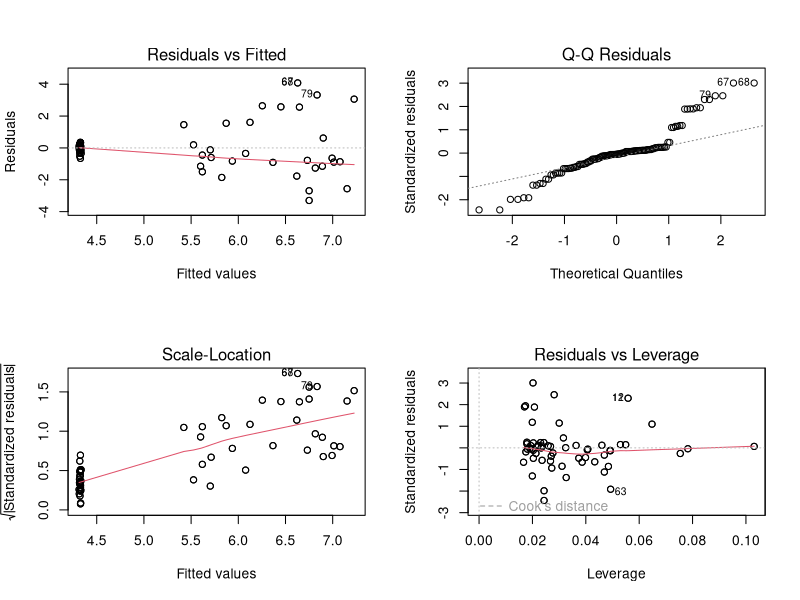
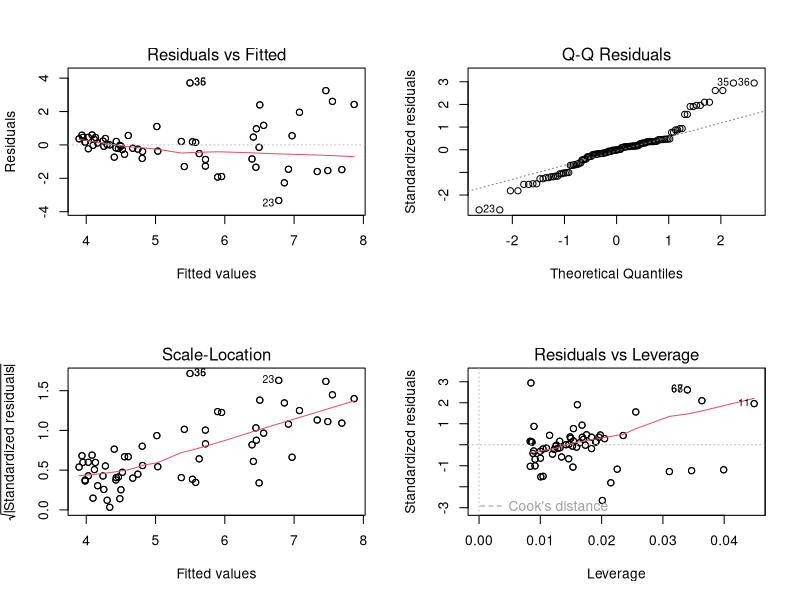
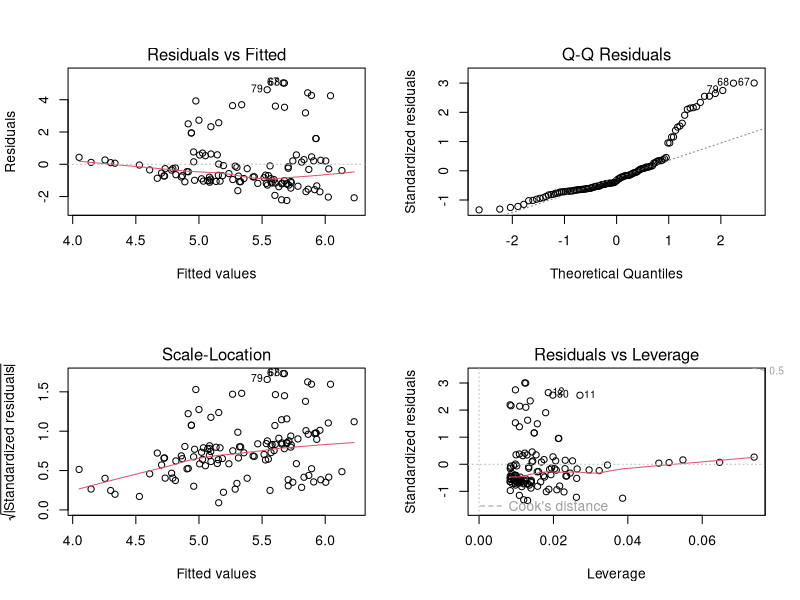
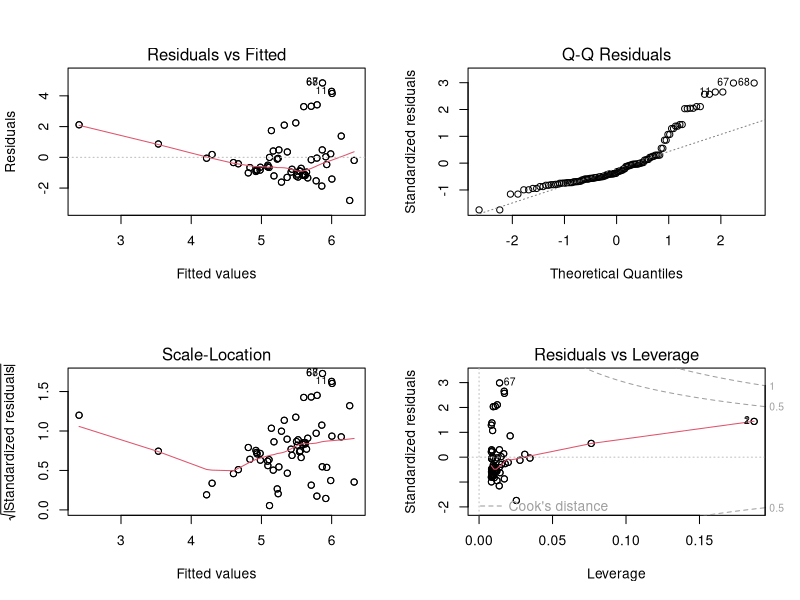
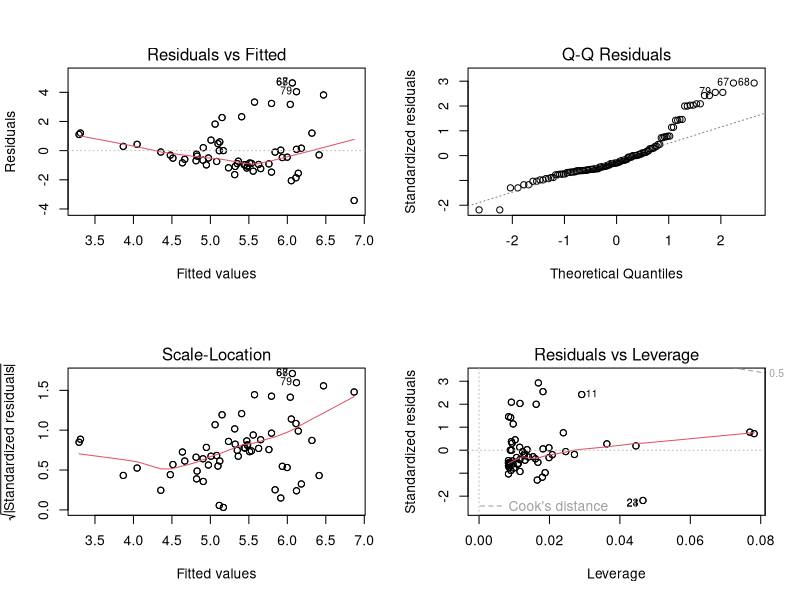
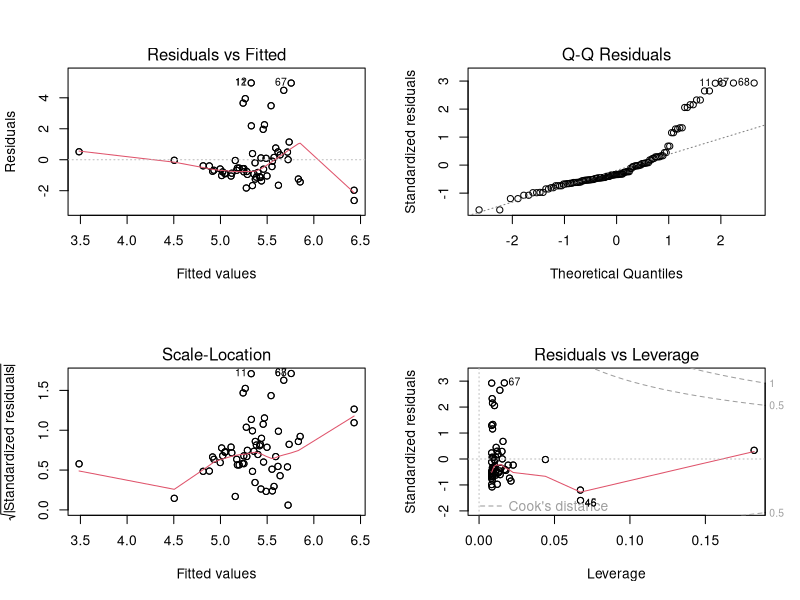
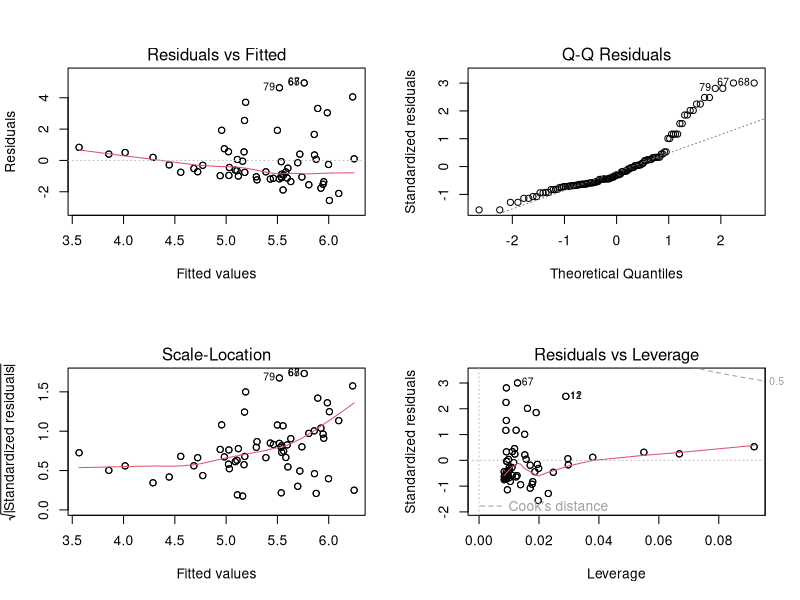
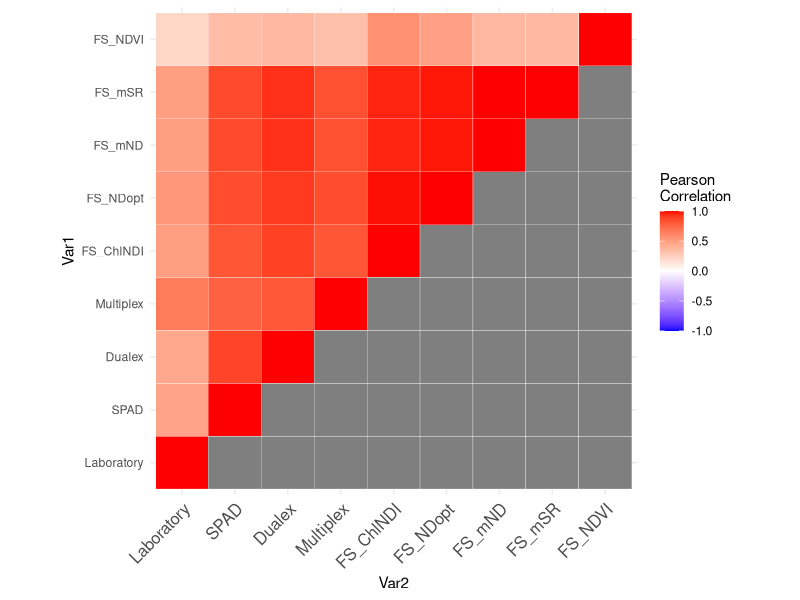

R code for these plots, in order:
library(tidyverse)
library(readxl)
library(gridExtra)
library(ggpubr)
library(reshape2)
library(lme4)

maize <- read_excel("Maize dataset.xlsx")

#1. checking for normal distribution
#1.1 without treatment differentiation
spad.model <- lm(FM_Rest_Ernteblatt ~ SPAD*Blattalter, data = maize)
lab.model <- lm(FM_Rest_Ernteblatt ~ Chl_Labor, data = maize)
dualex.model <- lm(FM_Rest_Ernteblatt ~ Chl, data = maize)
multi.model1 <- lm(FM_Rest_Ernteblatt ~ SFR_R, data = maize)
multi.model2 <- lm(FM_Rest_Ernteblatt ~ SFR_G, data = maize)
field.model1 <- lm(FM_Rest_Ernteblatt ~ NDWI, data = maize)
field.model2 <- lm(FM_Rest_Ernteblatt ~ ChlNDI, data = maize)

par(mfrow = c(2, 2))
plot(spad.model)
plot(lab.model)
plot(dualex.model)
plot(multi.model1)
plot(multi.model2)
plot(field.model1)
plot(field.model2)
par(mfrow = c(1, 1))

shapiro.test(maize$FM_Rest_Ernteblatt)
shapiro.test(maize$Pflanzenhoehe)
shapiro.test(maize$SPAD)
shapiro.test(maize$Chl_Labor)
shapiro.test(maize$Chl)
shapiro.test(maize$SFR_R)
shapiro.test(maize$SFR_G)
shapiro.test(maize$NDWI)
shapiro.test(maize$ChlNDI)

#plotting the correlation matrix (whole dataset)
cor.df <- select(maize, Chl_Labor, SPAD, DX_Chl_MW, SFR_R, ChlNDI, NDopt, mND, mSR, NDVI)

names(cor.df)[names(cor.df) == "Chl_Labor"] <- "Laboratory"
names(cor.df)[names(cor.df) == "DX_Chl_MW"] <- "Dualex"
names(cor.df)[names(cor.df) == "SFR_R"] <- "Multiplex"
names(cor.df)[names(cor.df) == "ChlNDI"] <- "FS_ChlNDI"
names(cor.df)[names(cor.df) == "NDopt"] <- "FS_NDopt"
names(cor.df)[names(cor.df) == "mND"] <- "FS_mND"
names(cor.df)[names(cor.df) == "mSR"] <- "FS_mSR"
names(cor.df)[names(cor.df) == "NDVI"] <- "FS_NDVI"


cormat <- round(cor(cor.df, method = "spearman"),2)

get_lower_tri<-function(cormat){
  cormat[upper.tri(cormat)] <- NA
  return(cormat)
}

get_upper_tri <- function(cormat){
  cormat[lower.tri(cormat)]<- NA
  return(cormat)
}

lt <- get_lower_tri(cormat)
lt

lt <- melt(lt)

ggplot(lt, aes(Var2, Var1, fill = value))+
  geom_tile(color = "white")+
  scale_fill_gradient2(low = "blue", high = "red", mid = "white", 
                       midpoint = 0, limit = c(-1,1), space = "Lab", 
                       name="Pearson\nCorrelation") +
  theme_minimal()+ 
  theme(axis.text.x = element_text(angle = 45, vjust = 1, 
                                   size = 12, hjust = 1))+
  coord_fixed()

upper_tri <- get_upper_tri(cormat)

melted_cormat <- melt(upper_tri, na.rm = TRUE)

ggheatmap <- ggplot(melted_cormat, aes(Var2, Var1, fill = value))+
  geom_tile(color = "white")+
  scale_fill_gradient2(low = "blue", high = "red", mid = "white", 
                       midpoint = 0, limit = c(-1,1), space = "Lab", 
                       name="Spearman\nCorrelation") +
  theme_minimal() +
  theme(axis.text.x = element_text(angle = 45, vjust = 1, 
                                   size = 12, hjust = 1)) +
  ggtitle("Correlation Matrix") +
  coord_fixed()

ggheatmap + 
  geom_text(aes(Var2, Var1, label = value), color = "black", size = 4) +
  theme(
    axis.title.x = element_blank(),
    axis.title.y = element_blank(),
    panel.grid.major = element_blank(),
    panel.border = element_blank(),
    panel.background = element_blank(),
    axis.ticks = element_blank(),
    legend.justification = c(1, 0),
    legend.position = c(0.6, 0.7),
    plot.title = element_text(hjust = 0.5),
    legend.direction = "horizontal")+
  guides(fill = guide_colorbar(barwidth = 7, barheight = 1,
                               title.position = "top", title.hjust = 0.5))


#correlation scatterplots without leave age differentiation
#SPAD
e <- ggplot(maize, aes(x = SPAD, y = Chl_Labor, color = Treatment)) +
  geom_point() + 
  geom_smooth(method = lm) +
  ggtitle("SPAD") +
  theme_bw()

f <- ggplot(maize, aes(x = Chl, y = Chl_Labor, color = Treatment)) +
  geom_point() + 
  geom_smooth(method = lm) + 
  ggtitle("Dualex") +
  theme_bw()

g <- ggplot(maize, aes(x = SFR_R, y = Chl_Labor, color = Treatment)) +
  geom_point() + 
  geom_smooth(method = lm) + 
  ggtitle("Multiplex") +
  theme_bw()

h <- ggplot(maize, aes(x = ChlNDI, y = Chl_Labor, color = Treatment)) +
  geom_point() + 
  geom_smooth(method = lm) + 
  ggtitle("Fieldspec") +
  theme_bw()

ggarrange(e, f, g, h, ncol = 2, nrow = 2, common.legend = TRUE, legend = "bottom")


#correlation scatterplots with leave age differentiation
e <- ggplot(maize, aes(x = SPAD, y = Chl_Labor, color = Treatment, shape = Blattalter)) +
  geom_point() + 
  geom_smooth(method = lm) +
  ggtitle("SPAD") +
  theme_bw()

f <- ggplot(maize, aes(x = Chl, y = Chl_Labor, color = Treatment, shape = Blattalter)) +
  geom_point() + 
  geom_smooth(method = lm) + 
  ggtitle("Dualex") +
  theme_bw()

g <- ggplot(maize, aes(x = SFR_R, y = Chl_Labor, color = Treatment, shape = Blattalter)) +
  geom_point() + 
  geom_smooth(method = lm) + 
  ggtitle("Multiplex") +
  theme_bw()

h <- ggplot(maize, aes(x = ChlNDI, y = Chl_Labor, color = Treatment, shape = Blattalter)) +
  geom_point() + 
  geom_smooth(method = lm) + 
  ggtitle("Fieldspec") +
  theme_bw()

ggarrange(e, f, g, h, ncol = 2, nrow = 2, common.legend = TRUE, legend = "bottom")

#scatterplot without geom_smooth
i <- ggplot(maize, aes(x = SPAD, y = Chl_Labor, color = Treatment, shape = Blattalter)) +
  geom_point() + 
  ggtitle("SPAD") +
  theme_bw()

j <- ggplot(maize, aes(x = Chl, y = Chl_Labor, color = Treatment, shape = Blattalter)) +
  geom_point() + 
  ggtitle("Dualex") +
  theme_bw()

k <- ggplot(maize, aes(x = SFR_R, y = Chl_Labor, color = Treatment, shape = Blattalter)) +
  geom_point() + 
  ggtitle("Multiplex") +
  theme_bw()

l <- ggplot(maize, aes(x = ChlNDI, y = Chl_Labor, color = Treatment, shape = Blattalter)) +
  geom_point() + 
  ggtitle("Fieldspec") +
  theme_bw()

ggarrange(i, j, k, l, ncol = 2, nrow = 2, common.legend = TRUE, legend = "bottom")

#morphological plots
height <- maize[!duplicated(maize$Pflanzennummer), ]

q <- ggplot(height, aes(x = Treatment, y = Pflanzenhoehe, fill = Treatment)) +
  geom_boxplot(show.legend = FALSE) +
  ggtitle("A") +
  ylab("Plant height [cm]") +
  geom_jitter(position = position_jitter(0.2), show.legend = FALSE) +
  theme_bw() 
q


#leafe density
dens <- maize[!duplicated(maize$Blattdichte), ]

w <- ggplot(dens, aes(x = Treatment, y = Blattdichte, fill = Blattalter)) +
  geom_boxplot(show.legend = TRUE) +
  ggtitle("B") +
  ylab("Leafe density [g/m^3 ?]") +
  geom_jitter(position = position_jitter(0.2), show.legend = FALSE) +
  theme_bw() 
w

w <- ggplot(dens, aes(x = Treatment, y = Blattdichte, fill = Treatment)) +
  geom_boxplot(show.legend = FALSE) +
  ggtitle("B") +
  ylab("Leafe density [g/m^3 ?]") +
  geom_jitter(position = position_jitter(0.2), show.legend = FALSE) +
  theme_bw() 
w

#dry matter
tm <- slice(height, 10:30)
tm <- transform(tm, TM_Ganze_Pflanze = as.numeric(TM_Ganze_Pflanze))

e <- ggplot(tm, aes(x = Treatment, y = TM_Ganze_Pflanze, fill = Treatment)) +
  geom_boxplot(show.legend = FALSE) +
  ggtitle("C") +
  ylab("Dry Matter Content") +
  geom_jitter(position = position_jitter(0.2), show.legend = FALSE) +
  theme_bw() 
e

#chlorophyll lab
r <- ggplot(dens, aes(x = Treatment, y = Chl_Labor, fill = Treatment)) +
  geom_boxplot(show.legend = FALSE) +
  ggtitle("C") +
  ylab("Chlorophyll Content [??]") +
  geom_jitter(position = position_jitter(0.2), show.legend = FALSE) +
  theme_bw() 
r

ggarrange(q, w, e, r)

#field spec clor a and b + lab clor a and b
m <- ggplot(maize, aes(x = PSSRa, y = Chl_a_nmol_g_EW, color = Treatment, shape = Blattalter)) +
  geom_point() + 
  geom_smooth(method = lm) +
  ggtitle("Chl a") + 
  theme_bw()

n <- ggplot(maize, aes(x = PSSRb, y = Chl_b_nmol_g_EW, color = Treatment, shape = Blattalter)) +
  geom_point() + 
  geom_smooth(method = lm) +
  ggtitle("Chl b") + 
  theme_bw()

ggarrange(m, n, ncol = 2, nrow = 1, common.legend = TRUE, legend = "bottom")


o <- ggscatter(maize, x = "PSSRa", y = "Chl_a_nmol_g_EW", 
               add = "reg.line",                        
               conf.int = TRUE, cor.method = "spearman", cor.coef = TRUE,                       
               color = "Treatment", palette = "jco", title = "Chl a",          
               shape = "Treatment")


p <- ggscatter(maize, x = "PSSRb", y = "Chl_b_nmol_g_EW", 
               add = "reg.line",                        
               conf.int = TRUE, cor.method = "spearman", cor.coef = TRUE,                       
               color = "Treatment", palette = "jco", title =  "Chl b",          
               shape = "Treatment")

ggarrange(o, p, ncol = 2, nrow = 1, common.legend = TRUE, legend = "bottom")



########
#stuff we probably wont need anymore
#1.2 with treatment differentiation
mangel <- filter(maize, Treatment == "Nährstoffmangel")
trocken <- filter(maize, Treatment == "Trockenstress")
kontr <- filter(maize, Treatment == "Kontrolle")

#mangel
spad.model <- lm(FM_Rest_Ernteblatt ~ SPAD, data = mangel)
lab.model <- lm(FM_Rest_Ernteblatt ~ Chl_Labor, data = mangel)
dualex.model <- lm(FM_Rest_Ernteblatt ~ Chl, data = mangel)
multi.model1 <- lm(FM_Rest_Ernteblatt ~ SFR_R, data = mangel)
multi.model2 <- lm(FM_Rest_Ernteblatt ~ SFR_G, data = mangel)
field.model1 <- lm(FM_Rest_Ernteblatt ~ NDWI, data = mangel)
field.model2 <- lm(FM_Rest_Ernteblatt ~ ChlNDI, data = mangel)

par(mfrow = c(2, 2))
plot(spad.model)
plot(lab.model)
plot(dualex.model)
plot(multi.model1)
plot(multi.model2)
plot(field.model1)
plot(field.model2)
par(mfrow = c(1, 1))

shapiro.test(mangel$FM_Rest_Ernteblatt)
shapiro.test(mangel$Pflanzenhoehe)
shapiro.test(mangel$SPAD)
shapiro.test(mangel$Chl_Labor)
shapiro.test(mangel$Chl)
shapiro.test(mangel$SFR_R)
shapiro.test(mangel$SFR_G)
shapiro.test(mangel$NDWI)
shapiro.test(mangel$ChlNDI)

#trocken
spad.model <- lm(FM_Rest_Ernteblatt ~ SPAD, data = trocken)
lab.model <- lm(FM_Rest_Ernteblatt ~ Chl_Labor, data = trocken)
dualex.model <- lm(FM_Rest_Ernteblatt ~ Chl, data = trocken)
multi.model1 <- lm(FM_Rest_Ernteblatt ~ SFR_R, data = trocken)
multi.model2 <- lm(FM_Rest_Ernteblatt ~ SFR_G, data = trocken)
field.model1 <- lm(FM_Rest_Ernteblatt ~ NDWI, data = trocken)
field.model2 <- lm(FM_Rest_Ernteblatt ~ ChlNDI, data = trocken)

par(mfrow = c(2, 2))
plot(spad.model)
plot(lab.model)
plot(dualex.model)
plot(multi.model1)
plot(multi.model2)
plot(field.model1)
plot(field.model2)
par(mfrow = c(1, 1))

shapiro.test(trocken$FM_Rest_Ernteblatt)
shapiro.test(trocken$Pflanzenhoehe)
shapiro.test(trocken$SPAD)
shapiro.test(trocken$Chl_Labor)
shapiro.test(trocken$Chl)
shapiro.test(trocken$SFR_R)
shapiro.test(trocken$SFR_G)
shapiro.test(trocken$NDWI)
shapiro.test(trocken$ChlNDI)

#kontrolle
spad.model <- lm(FM_Rest_Ernteblatt ~ SPAD, data = kontr)
lab.model <- lm(FM_Rest_Ernteblatt ~ Chl_Labor, data = kontr)
dualex.model <- lm(FM_Rest_Ernteblatt ~ Chl, data = kontr)
multi.model1 <- lm(FM_Rest_Ernteblatt ~ SFR_R, data = kontr)
multi.model2 <- lm(FM_Rest_Ernteblatt ~ SFR_G, data = kontr)
field.model1 <- lm(FM_Rest_Ernteblatt ~ NDWI, data = kontr)
field.model2 <- lm(FM_Rest_Ernteblatt ~ ChlNDI, data = kontr)

par(mfrow = c(2, 2))
plot(spad.model)
plot(lab.model)
plot(dualex.model)
plot(multi.model1)
plot(multi.model2)
plot(field.model1)
plot(field.model2)
par(mfrow = c(1, 1))

shapiro.test(kontr$FM_Rest_Ernteblatt)
shapiro.test(kontr$Pflanzenhoehe)
shapiro.test(kontr$SPAD)
shapiro.test(kontr$Chl_Labor)
shapiro.test(kontr$Chl)
shapiro.test(kontr$SFR_R)
shapiro.test(kontr$SFR_G)
shapiro.test(kontr$NDWI)
shapiro.test(kontr$ChlNDI)

#2.2 with treatment differentiation 
#mangel
cor.df <- select(mangel, Chl_Labor, SPAD, Chl, SFR_R, ChlNDI)

cormat <- round(cor(cor.df),2)

lt <- get_upper_tri(cormat)
lt

lt <- melt(lt, na.rm = TRUE)

ggheatmap <- ggplot(lt, aes(Var2, Var1, fill = value))+
  geom_tile(color = "white")+
  scale_fill_gradient2(low = "blue", high = "red", mid = "white", 
                       midpoint = 0, limit = c(-1,1), space = "Lab", 
                       name="Pearson\nCorrelation") +
  theme_minimal()+ 
  theme(axis.text.x = element_text(angle = 45, vjust = 1, 
                                   size = 12, hjust = 1)) +
  ggtitle("Mangel") +
  coord_fixed()

ggheatmap + 
  geom_text(aes(Var2, Var1, label = value), color = "black", size = 4) +
  theme(
    axis.title.x = element_blank(),
    axis.title.y = element_blank(),
    panel.grid.major = element_blank(),
    panel.border = element_blank(),
    panel.background = element_blank(),
    axis.ticks = element_blank(),
    legend.justification = c(1, 0),
    legend.position = c(0.6, 0.7),
    legend.direction = "horizontal")+
  guides(fill = guide_colorbar(barwidth = 7, barheight = 1,
                               title.position = "top", title.hjust = 0.5))

#spad
a <- ggscatter(mangel, x = "SPAD", y = "Chl_Labor", 
          add = "reg.line",                        
          conf.int = TRUE, cor.method = "pearson", cor.coef = TRUE,                       
          color = "Treatment", palette = "jco", title = "SPAD",          
          shape = "Treatment")

#dualex
b <- ggscatter(mangel, x = "Chl", y = "Chl_Labor", 
          add = "reg.line",                        
          conf.int = TRUE, cor.method = "pearson", cor.coef = TRUE,                       
          color = "Treatment", palette = "jco", title =  "Dualex",          
          shape = "Treatment")

#multiplex
c <- ggscatter(mangel, x = "SFR_R", y = "Chl_Labor", 
          add = "reg.line",                        
          conf.int = TRUE, cor.method = "pearson", cor.coef = TRUE,                       
          color = "Treatment", palette = "jco", title = "Multiplex",          
          shape = "Treatment")

#fieldspec
d <- ggscatter(mangel, x = "ChlNDI", y = "Chl_Labor", 
          add = "reg.line",                        
          conf.int = TRUE, cor.method = "pearson", cor.coef = TRUE,                       
          color = "Treatment", palette = "jco", title = "Fieldspec",            
          shape = "Treatment")

ggarrange(a, b, c, d)

#trocken
cor.df <- select(trocken, Chl_Labor, SPAD, Chl, SFR_R, ChlNDI)

cormat <- round(cor(cor.df),2)

lt <- get_upper_tri(cormat)
lt

lt <- melt(lt, na.rm = TRUE)

ggheatmap <- ggplot(lt, aes(Var2, Var1, fill = value))+
  geom_tile(color = "white")+
  scale_fill_gradient2(low = "blue", high = "red", mid = "white", 
                       midpoint = 0, limit = c(-1,1), space = "Lab", 
                       name="Pearson\nCorrelation") +
  theme_minimal()+ 
  theme(axis.text.x = element_text(angle = 45, vjust = 1, 
                                   size = 12, hjust = 1)) +
  ggtitle("Trockenstress") +
  coord_fixed()

ggheatmap + 
  geom_text(aes(Var2, Var1, label = value), color = "black", size = 4) +
  theme(
    axis.title.x = element_blank(),
    axis.title.y = element_blank(),
    panel.grid.major = element_blank(),
    panel.border = element_blank(),
    panel.background = element_blank(),
    axis.ticks = element_blank(),
    legend.justification = c(1, 0),
    legend.position = c(0.6, 0.7),
    legend.direction = "horizontal")+
  guides(fill = guide_colorbar(barwidth = 7, barheight = 1,
                               title.position = "top", title.hjust = 0.5))

#spad
a <- ggscatter(trocken, x = "SPAD", y = "Chl_Labor", 
               add = "reg.line",                        
               conf.int = TRUE, cor.method = "pearson", cor.coef = TRUE,                       
               color = "Treatment", palette = "jco", title = "SPAD",          
               shape = "Treatment")

#dualex
b <- ggscatter(trocken, x = "Chl", y = "Chl_Labor", 
               add = "reg.line",                        
               conf.int = TRUE, cor.method = "pearson", cor.coef = TRUE,                       
               color = "Treatment", palette = "jco", title =  "Dualex",          
               shape = "Treatment")

#multiplex
c <- ggscatter(trocken, x = "SFR_R", y = "Chl_Labor", 
               add = "reg.line",                        
               conf.int = TRUE, cor.method = "pearson", cor.coef = TRUE,                       
               color = "Treatment", palette = "jco", title = "Multiplex",          
               shape = "Treatment")

#fieldspec
d <- ggscatter(trocken, x = "ChlNDI", y = "Chl_Labor", 
               add = "reg.line",                        
               conf.int = TRUE, cor.method = "pearson", cor.coef = TRUE,                       
               color = "Treatment", palette = "jco", title = "Fieldspec",            
               shape = "Treatment")

ggarrange(a, b, c, d)

#kontrolle
cor.df <- select(kontr, Chl_Labor, SPAD, Chl, SFR_R, ChlNDI)

cormat <- round(cor(cor.df),2)

lt <- get_upper_tri(cormat)
lt

lt <- melt(lt, na.rm = TRUE)

ggheatmap <- ggplot(lt, aes(Var2, Var1, fill = value))+
  geom_tile(color = "white")+
  scale_fill_gradient2(low = "blue", high = "red", mid = "white", 
                       midpoint = 0, limit = c(-1,1), space = "Lab", 
                       name="Pearson\nCorrelation") +
  theme_minimal()+ 
  theme(axis.text.x = element_text(angle = 45, vjust = 1, 
                                   size = 12, hjust = 1)) +
  ggtitle("Kontrolle") +
  coord_fixed()

ggheatmap + 
  geom_text(aes(Var2, Var1, label = value), color = "black", size = 4) +
  theme(
    axis.title.x = element_blank(),
    axis.title.y = element_blank(),
    panel.grid.major = element_blank(),
    panel.border = element_blank(),
    panel.background = element_blank(),
    axis.ticks = element_blank(),
    legend.justification = c(1, 0),
    legend.position = c(0.6, 0.7),
    legend.direction = "horizontal")+
  guides(fill = guide_colorbar(barwidth = 7, barheight = 1,
                               title.position = "top", title.hjust = 0.5))

#spad
a <- ggscatter(kontr, x = "SPAD", y = "Chl_Labor", 
               add = "reg.line",                        
               conf.int = TRUE, cor.method = "pearson", cor.coef = TRUE,                       
               color = "Treatment", palette = "jco", title = "SPAD",          
               shape = "Treatment")

#dualex
b <- ggscatter(kontr, x = "Chl", y = "Chl_Labor", 
               add = "reg.line",                        
               conf.int = TRUE, cor.method = "pearson", cor.coef = TRUE,                       
               color = "Treatment", palette = "jco", title =  "Dualex",          
               shape = "Treatment")

#multiplex
c <- ggscatter(kontr, x = "SFR_R", y = "Chl_Labor", 
               add = "reg.line",                        
               conf.int = TRUE, cor.method = "pearson", cor.coef = TRUE,                       
               color = "Treatment", palette = "jco", title = "Multiplex",          
               shape = "Treatment")

#fieldspec
d <- ggscatter(kontr, x = "ChlNDI", y = "Chl_Labor", 
               add = "reg.line",                        
               conf.int = TRUE, cor.method = "pearson", cor.coef = TRUE,                       
               color = "Treatment", palette = "jco", title = "Fieldspec",            
               shape = "Treatment")

ggarrange(a, b, c, d)
